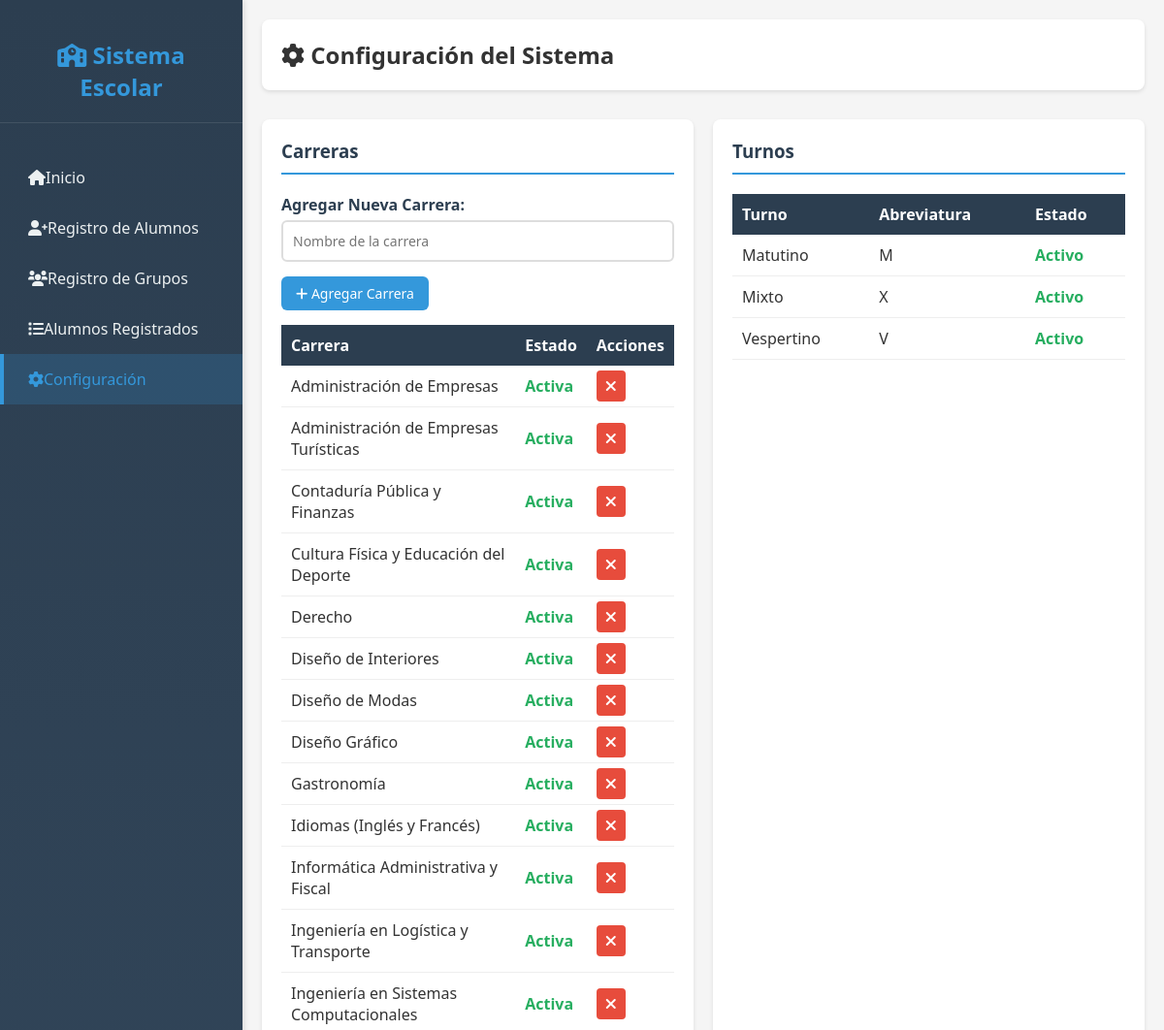
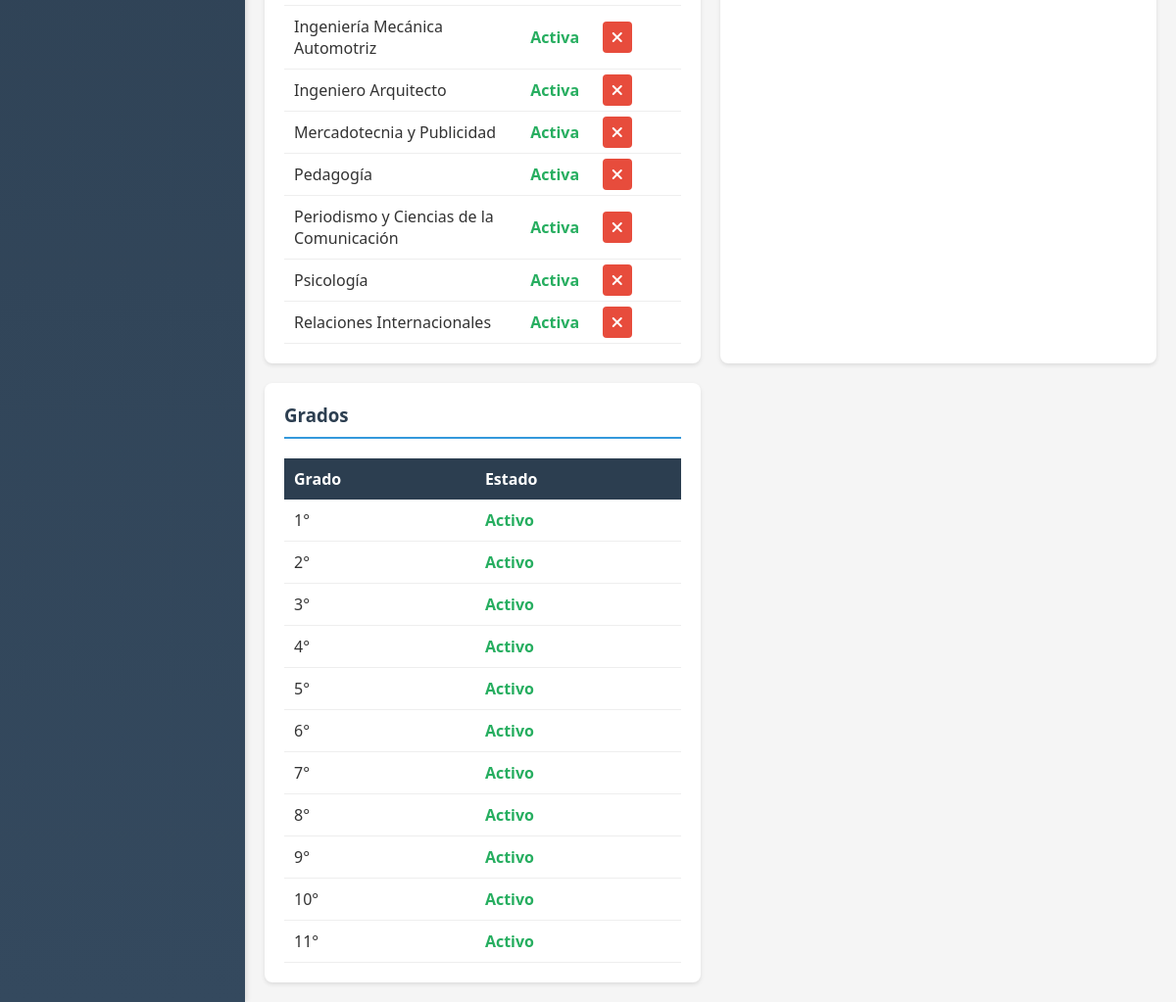
Screenshot of /configuracion.php with the database file from the repository (2 pictures, top to bottom).
### tables this page shows
CREATE TABLE carreras (
    id_carrera INT AUTO_INCREMENT PRIMARY KEY,
    nombre VARCHAR(100) NOT NULL,
    activa BOOLEAN DEFAULT TRUE
);

CREATE TABLE turnos (
    id_turno INT AUTO_INCREMENT PRIMARY KEY,
    nombre VARCHAR(50) NOT NULL,
    abreviatura VARCHAR(5) NOT NULL,
    activo BOOLEAN DEFAULT TRUE
);

CREATE TABLE grados (
    id_grado INT AUTO_INCREMENT PRIMARY KEY,
    grado INT NOT NULL,
    activo BOOLEAN DEFAULT TRUE
);

### configuracion.php (the view, shortened to what this page needs)
<?php
require_once 'conexion.php';
$query_carreras = "SELECT * FROM carreras ORDER BY activa DESC, nombre";
$result_carreras = $conexion->query($query_carreras);
$query_turnos = "SELECT * FROM turnos ORDER BY activo DESC, nombre";
$result_turnos = $conexion->query($query_turnos);
$query_grados = "SELECT * FROM grados ORDER BY activo DESC, grado";
$result_grados = $conexion->query($query_grados);
?>
<!DOCTYPE html>
<html lang="es">
<head>
    <link rel="stylesheet" href="https://cdnjs.cloudflare.com/ajax/libs/font-awesome/6.0.0/css/all.min.css">
</head>
<body>
    <div class="container">
        <aside class="sidebar">
            <div class="logo">
                <h1><i class="fas fa-school"></i> Sistema Escolar</h1>
            </div>
            <ul class="nav-menu">
                <li class="nav-item">
                    <a href="index.php" class="nav-link">
                        <i class="fas fa-home"></i> Inicio
                    </a>
                </li>
                <li class="nav-item">
                    <a href="registro_alumnos.php" class="nav-link">
                        <i class="fas fa-user-plus"></i> Registro de Alumnos
                    </a>
                </li>
                <li class="nav-item">
                    <a href="registro_grupos.php" class="nav-link">
                        <i class="fas fa-users"></i> Registro de Grupos
                    </a>
                </li>
                <li class="nav-item">
                    <a href="alumnos_registrados.php" class="nav-link">
                        <i class="fas fa-list"></i> Alumnos Registrados
                    </a>
                </li>
                <li class="nav-item">
                    <a href="configuracion.php" class="nav-link active">
                        <i class="fas fa-cog"></i> Configuración
                    </a>
                </li>
            </ul>
        </aside>
        <main class="main-content">
            <div class="header">
                <h2><i class="fas fa-cog"></i> Configuración del Sistema</h2>
            </div>
            <div class="config-container">
                <div class="config-section">
                    <h3 class="section-title">Carreras</h3>
                    <form method="POST" action="">
                        <div class="form-group">
                            <label class="form-label">Agregar Nueva Carrera:</label>
                            <input type="text" name="nombre_carrera" class="form-input"
                                   placeholder="Nombre de la carrera" required>
                        </div>
                        <button type="submit" name="agregar_carrera" class="btn-small">
                            <i class="fas fa-plus"></i> Agregar Carrera
                        </button>
                    </form>
                    <table class="config-table">
                        <thead>
                            <tr>
                                <th>Carrera</th>
                                <th>Estado</th>
                                <th>Acciones</th>
                            </tr>
                        </thead>
                        <tbody>
                            <?php while ($carrera = $result_carreras->fetch_assoc()): ?>
                                <tr>
                                    <td><?php echo $carrera['nombre']; ?></td>
                                    <td>
                                        <?php if ($carrera['activa']): ?>
                                            <span class="activo">Activa</span>
                                        <?php else: ?>
                                            <span class="inactivo">Inactiva</span>
                                        <?php endif; ?>
                                    </td>
                                    <td>
                                        <?php if ($carrera['activa']): ?>
                                            <a href="?eliminar_carrera=<?php echo $carrera['id_carrera']; ?>"
                                               class="btn-icon btn-danger"
                                               onclick="return confirm('¿Desactivar esta carrera?')">
                                                <i class="fas fa-times"></i>
                                            </a>
                                        <?php endif; ?>
                                    </td>
                                </tr>
                            <?php endwhile; ?>
                        </tbody>
                    </table>
                </div>
                <div class="config-section">
                    <h3 class="section-title">Turnos</h3>
                    <table class="config-table">
                        <thead>
                            <tr>
                                <th>Turno</th>
                                <th>Abreviatura</th>
                                <th>Estado</th>
                            </tr>
                        </thead>
                        <tbody>
                            <?php while ($turno = $result_turnos->fetch_assoc()): ?>
                                <tr>
                                    <td><?php echo $turno['nombre']; ?></td>
                                    <td><?php echo $turno['abreviatura']; ?></td>
                                    <td>
                                        <?php if ($turno['activo']): ?>
                                            <span class="activo">Activo</span>
                                        <?php else: ?>
                                            <span class="inactivo">Inactivo</span>
                                        <?php endif; ?>
                                    </td>
                                </tr>
                            <?php endwhile; ?>
                        </tbody>
                    </table>
                </div>
                <div class="config-section">
                    <h3 class="section-title">Grados</h3>
                    <table class="config-table">
                        <thead>
                            <tr>
                                <th>Grado</th>
                                <th>Estado</th>
                            </tr>
                        </thead>
                        <tbody>
                            <?php while ($grado = $result_grados->fetch_assoc()): ?>
                                <tr>
                                    <td><?php echo $grado['grado']; ?>°</td>
                                    <td>
                                        <?php if ($grado['activo']): ?>
                                            <span class="activo">Activo</span>
                                        <?php else: ?>
                                            <span class="inactivo">Inactivo</span>
                                        <?php endif; ?>
                                    </td>
                                </tr>
                            <?php endwhile; ?>
                        </tbody>
                    </table>
                </div>
            </div>
        </main>
    </div>
</body>
</html>

### configuracion.php (style rules this page uses)
* { margin: 0; padding: 0; box-sizing: border-box; font-family: 'Segoe UI', Tahoma, Geneva, Verdana, sans-serif; }
body { background-color: #f5f5f5; color: #333; }
.container { display: flex; min-height: 100vh; }
.sidebar { width: 250px; background: linear-gradient(180deg, #2c3e50, #34495e); color: white; padding: 20px 0; box-shadow: 2px 0 5px rgba(0,0,0,0.1); }
.logo { text-align: center; padding: 20px; border-bottom: 1px solid rgba(255,255,255,0.1); }
.logo h1 { font-size: 24px; color: #3498db; }
.nav-menu { margin-top: 30px; }
.nav-item { list-style: none; }
.nav-link { display: flex; align-items: center; padding: 15px 25px; color: #ecf0f1; text-decoration: none; transition: all 0.3s; border-left: 4px solid transparent; }
.nav-link.active { background: rgba(52, 152, 219, 0.2); border-left: 4px solid #3498db; color: #3498db; }
.main-content { flex: 1; padding: 20px; }
.header { background: white; padding: 20px; border-radius: 8px; box-shadow: 0 2px 4px rgba(0,0,0,0.1); margin-bottom: 30px; }
.config-container { display: grid; grid-template-columns: repeat(auto-fit, minmax(300px, 1fr)); gap: 20px; }
.config-section { background: white; padding: 20px; border-radius: 8px; box-shadow: 0 2px 4px rgba(0,0,0,0.1); }
.section-title { color: #2c3e50; margin-bottom: 20px; padding-bottom: 10px; border-bottom: 2px solid #3498db; }
.form-group { margin-bottom: 15px; }
.form-label { display: block; margin-bottom: 5px; color: #2c3e50; font-weight: 600; }
.form-input { width: 100%; padding: 10px; border: 2px solid #ddd; border-radius: 6px; font-size: 14px; }
.btn-small { background: #3498db; color: white; padding: 8px 15px; border: none; border-radius: 6px; cursor: pointer; font-size: 14px; }
.config-table { width: 100%; border-collapse: collapse; margin-top: 15px; }
.config-table th { background: #2c3e50; color: white; padding: 10px; text-align: left; }
.config-table td { padding: 10px; border-bottom: 1px solid #eee; }
.btn-icon { padding: 5px 10px; border: none; border-radius: 4px; cursor: pointer; margin-right: 5px; }
.btn-danger { background: #e74c3c; color: white; }
.activo { color: #27ae60; font-weight: bold; }

### rows the page displays
carreras: nombre "Administración de Empresas", activa "Activa"
carreras: nombre "Administración de Empresas Turísticas", activa "Activa"
carreras: nombre "Contaduría Pública y Finanzas", activa "Activa"
carreras: nombre "Cultura Física y Educación del Deporte", activa "Activa"
carreras: nombre "Derecho", activa "Activa"
carreras: nombre "Diseño de Interiores", activa "Activa"
carreras: nombre "Diseño de Modas", activa "Activa"
carreras: nombre "Diseño Gráfico", activa "Activa"
carreras: nombre "Gastronomía", activa "Activa"
carreras: nombre "Idiomas (Inglés y Francés)", activa "Activa"
carreras: nombre "Informática Administrativa y Fiscal", activa "Activa"
carreras: nombre "Ingeniería en Logística y Transporte", activa "Activa"
carreras: nombre "Ingeniería en Sistemas Computacionales", activa "Activa"
carreras: nombre "Ingeniería Mecánica Automotriz", activa "Activa"
carreras: nombre "Ingeniero Arquitecto", activa "Activa"
carreras: nombre "Mercadotecnia y Publicidad", activa "Activa"
carreras: nombre "Pedagogía", activa "Activa"
carreras: nombre "Periodismo y Ciencias de la Comunicación", activa "Activa"
carreras: nombre "Psicología", activa "Activa"
carreras: nombre "Relaciones Internacionales", activa "Activa"
turnos: nombre "Matutino", abreviatura "M", activo "Activo"
turnos: nombre "Mixto", abreviatura "X", activo "Activo"
turnos: nombre "Vespertino", abreviatura "V", activo "Activo"
grados: grado "1", activo "Activo"
grados: grado "2", activo "Activo"
grados: grado "3", activo "Activo"
grados: grado "4", activo "Activo"
grados: grado "5", activo "Activo"
grados: grado "6", activo "Activo"
grados: grado "7", activo "Activo"
grados: grado "8", activo "Activo"
grados: grado "9", activo "Activo"
grados: grado "10", activo "Activo"
grados: grado "11", activo "Activo"
